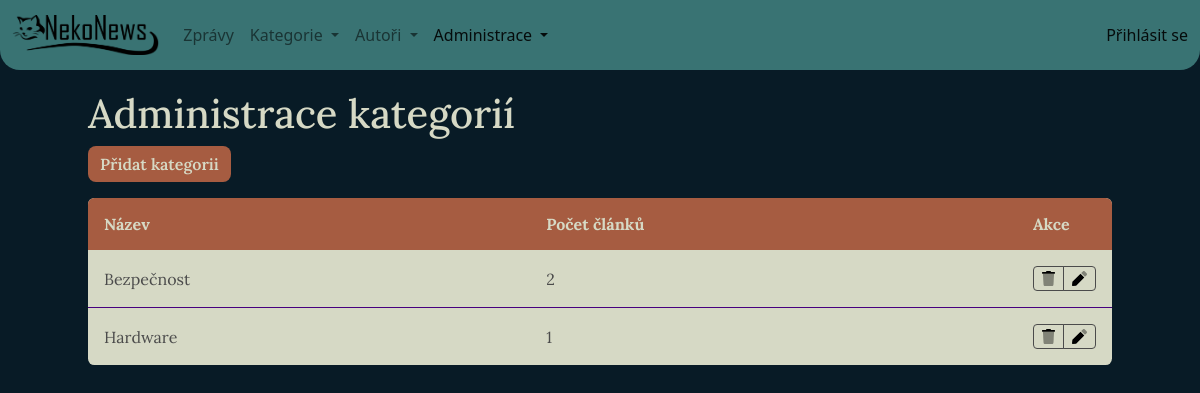
The page /admin/categories.php on the database as committed earlier.
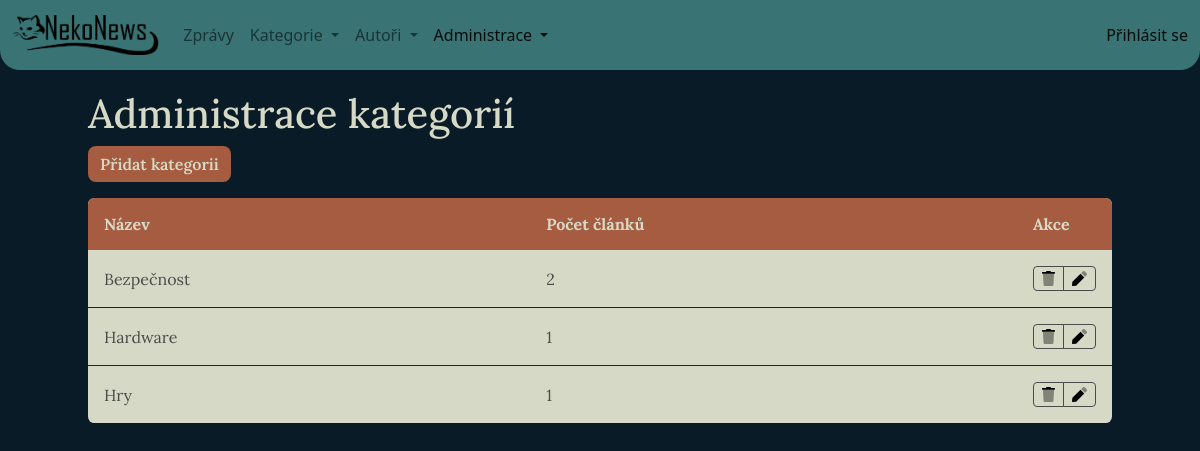
The same page on the database as committed later.
### tables this page shows
CREATE TABLE `category`
(
    `id`   int(11)                           NOT NULL,
    `name` varchar(50) NOT NULL
);

### model/BaseRepository.php (called while the page is built, shortened)
<?php
abstract class BaseRepository
{
    public function __construct(Database $db)
    {
        $this->dbConn = $db;
    }
}

### model/CategoryRepository.php (called while the page is built, shortened)
<?php
class CategoryRepository extends BaseRepository
{
    public function getCategoryTableData()
    {
        $query = '
            SELECT
                ca.name AS name,
                ca.id AS id,
                COUNT(ac.article_id) AS article_count
            FROM category ca
                LEFT JOIN article_category ac ON ac.category_id = ca.id
            GROUP BY name, id
            ORDER BY name ASC
        ';
        return $this->dbConn->selectAll($query);
    }
}

### model/Database.php (called while the page is built, shortened)
<?php
class Database
{
    private $conn;
    public function __construct()
    {
        $this->conn = new PDO('mysql:host=' . self::HOST . ';dbname=' . self::DBNAME ,
            self::USER,
            self::PASS, [
                PDO::ATTR_ERRMODE => PDO::ERRMODE_EXCEPTION
            ]);
        $this->conn->query('SET NAMES utf8');
    }
    public function selectAll($sql, $params = [])
    {
        $stmt = $this->execute($sql, $params);
        return $stmt->fetchAll();
    }
    protected function execute($sql, $params)
    {
        $stmt = $this->conn->prepare($sql);
        $stmt->execute($params);
        return $stmt;
    }
}

### admin/categories.php (the view, shortened to what this page needs)
<?php
require_once '../tools/Tools.php';
$db = new Database();
$categoryRepo = new CategoryRepository($db);
$tableData = $categoryRepo->getCategoryTableData()
?>
<html lang="cs">
<head>
    <link rel="stylesheet" href="../source/styles/rwd-table.css">
    <link rel="stylesheet" href="../source/styles/style.css">
</head>
<body>
<?php
require_once '../source/pages/navbar.php';
?>
<main>
    <section class="page-header white-font">
        <h1>Administrace kategorií</h1>
        <a href="category-editor.php">
            <button type="button" class="btn btn-bd-primary">Přidat kategorii</button>
        </a>
    </section>
    <section class="table-container">
        <table class="rwd-table">
            <tr>
                <th>Název</th>
                <th>Počet článků</th>
                <th>Akce</th>
            </tr>
            <?php foreach ($tableData as $row) { ?>
                <tr>
                    <td data-th="Název"><?= $row['name'] ?></td>
                    <td data-th="Počet článků"><?= $row['article_count'] ?></td>
                    <td data-th="Akce" class="action-column">
                        <div class="btn-group btn-group-sm table-edit-buttons" role="group"
                             aria-label="Small button group">
                            <a href="delete.php?from=categories&id=<?= $row['id'] ?>"
                               type="button" class="btn btn-outline-dark btn-delete"
                                <?php if ($row['article_count'] > 0) { ?>
                                    data-bs-toggle="modal" data-bs-target="#exampleModal"
                                <?php } ?>
                            >
                                <img src="../source/icons/trash.svg" alt="smazat" class="table-icon">
                            </a>
                            <a href="category-editor.php?id=<?= $row['id'] ?>" type="button"
                               class="btn btn-outline-dark btn-edit ">
                                <img src="../source/icons/pen.svg" alt="upravit" class="table-icon">
                            </a>
                        </div>
                    </td>
                </tr>
            <?php } ?>
        </table>
    </section>
</main>
</body>
</html>

Rows that differ between the two databases and show on the page:
added category: name "Hry", article_count "1"
